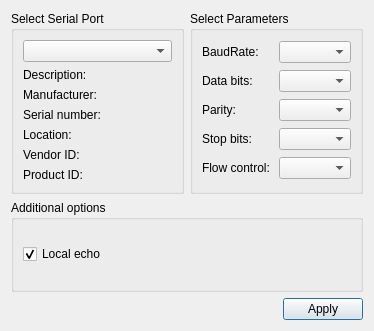
<?xml version="1.0" encoding="UTF-8"?>
<ui version="4.0">
 <class>SettingsDialog</class>
 <widget class="QDialog" name="SettingsDialog">
  <property name="geometry">
   <rect>
    <x>0</x>
    <y>0</y>
    <width>374</width>
    <height>331</height>
   </rect>
  </property>
  <property name="windowTitle">
   <string>Settings</string>
  </property>
  <layout class="QGridLayout" name="gridLayout_3">
   <item row="0" column="1">
    <widget class="QGroupBox" name="parametersBox">
     <property name="toolTipDuration">
      <number>-1</number>
     </property>
     <property name="title">
      <string>Select Parameters</string>
     </property>
     <layout class="QGridLayout" name="gridLayout_2">
      <item row="0" column="0">
       <widget class="QLabel" name="baudRateLabel">
        <property name="text">
         <string>BaudRate:</string>
        </property>
       </widget>
      </item>
      <item row="0" column="1">
       <widget class="QComboBox" name="baudRateBox">
        <property name="editable">
         <bool>false</bool>
        </property>
        <property name="currentIndex">
         <number>-1</number>
        </property>
        <property name="insertPolicy">
         <enum>QComboBox::InsertPolicy::InsertAtBottom</enum>
        </property>
       </widget>
      </item>
      <item row="1" column="0">
       <widget class="QLabel" name="dataBitsLabel">
        <property name="text">
         <string>Data bits:</string>
        </property>
       </widget>
      </item>
      <item row="1" column="1">
       <widget class="QComboBox" name="dataBitsBox"/>
      </item>
      <item row="2" column="0">
       <widget class="QLabel" name="parityLabel">
        <property name="text">
         <string>Parity:</string>
        </property>
       </widget>
      </item>
      <item row="2" column="1">
       <widget class="QComboBox" name="parityBox"/>
      </item>
      <item row="3" column="0">
       <widget class="QLabel" name="stopBitsLabel">
        <property name="text">
         <string>Stop bits:</string>
        </property>
       </widget>
      </item>
      <item row="3" column="1">
       <widget class="QComboBox" name="stopBitsBox"/>
      </item>
      <item row="4" column="0">
       <widget class="QLabel" name="flowControlLabel">
        <property name="text">
         <string>Flow control:</string>
        </property>
       </widget>
      </item>
      <item row="4" column="1">
       <widget class="QComboBox" name="flowControlBox"/>
      </item>
     </layout>
    </widget>
   </item>
   <item row="0" column="0">
    <widget class="QGroupBox" name="selectBox">
     <property name="title">
      <string>Select Serial Port</string>
     </property>
     <layout class="QGridLayout" name="gridLayout">
      <item row="0" column="0">
       <widget class="QComboBox" name="serialPortInfoListBox"/>
      </item>
      <item row="1" column="0">
       <widget class="QLabel" name="descriptionLabel">
        <property name="text">
         <string>Description:</string>
        </property>
       </widget>
      </item>
      <item row="2" column="0">
       <widget class="QLabel" name="manufacturerLabel">
        <property name="text">
         <string>Manufacturer:</string>
        </property>
       </widget>
      </item>
      <item row="3" column="0">
       <widget class="QLabel" name="serialNumberLabel">
        <property name="text">
         <string>Serial number:</string>
        </property>
       </widget>
      </item>
      <item row="4" column="0">
       <widget class="QLabel" name="locationLabel">
        <property name="text">
         <string>Location:</string>
        </property>
       </widget>
      </item>
      <item row="5" column="0">
       <widget class="QLabel" name="vidLabel">
        <property name="text">
         <string>Vendor ID:</string>
        </property>
       </widget>
      </item>
      <item row="6" column="0">
       <widget class="QLabel" name="pidLabel">
        <property name="text">
         <string>Product ID:</string>
        </property>
       </widget>
      </item>
     </layout>
    </widget>
   </item>
   <item row="2" column="0" colspan="2">
    <layout class="QHBoxLayout" name="horizontalLayout">
     <item>
      <spacer name="horizontalSpacer">
       <property name="orientation">
        <enum>Qt::Orientation::Horizontal</enum>
       </property>
       <property name="sizeHint" stdset="0">
        <size>
         <width>96</width>
         <height>20</height>
        </size>
       </property>
      </spacer>
     </item>
     <item>
      <widget class="QPushButton" name="applyButton">
       <property name="text">
        <string>Apply</string>
       </property>
      </widget>
     </item>
    </layout>
   </item>
   <item row="1" column="0" colspan="2">
    <widget class="QGroupBox" name="additionalOptionsGroupBox">
     <property name="title">
      <string>Additional options</string>
     </property>
     <layout class="QVBoxLayout" name="verticalLayout">
      <item>
       <widget class="QCheckBox" name="localEchoCheckBox">
        <property name="text">
         <string>Local echo</string>
        </property>
        <property name="checked">
         <bool>true</bool>
        </property>
       </widget>
      </item>
     </layout>
    </widget>
   </item>
  </layout>
 </widget>
 <resources/>
 <connections/>
</ui>
